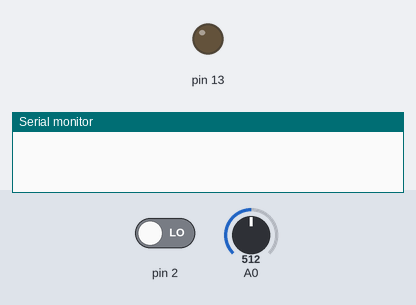
The sketch below on a simulated Arduino Uno, built with avr-gcc and run on an emulated ATmega328P. On the bench: output pins drawn as LEDs (lit = HIGH), the last lines printed to the serial monitor. Inputs (shaded band) come from the test bench; at power-on: pin 2 LOW, A0 = 512.

Above: at 1.2 s.
1.3 s: pin 2 driven HIGH
At 1.9 s:
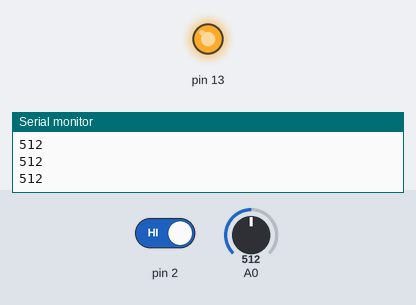
2.8 s: pin 2 driven LOW
At 3.2 s:
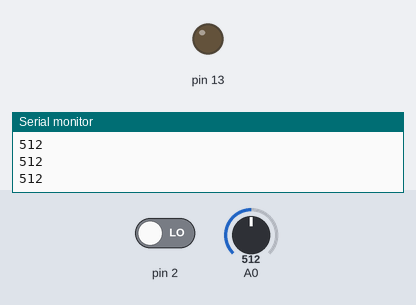
Timing chart, 0 to 5.8 s (numbered marks = the images above; inputs shaded):
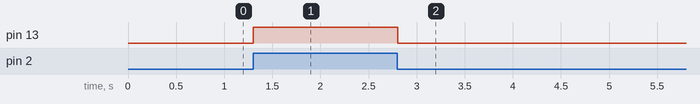

Measured:
- after the input at 1.3 s, pin 13: LOW → HIGH at once
- after the input at 2.8 s, pin 13: HIGH → LOW at once

The sketch:

analogAndDigitalSerial.ino
```cpp
// Read a pot as analog data in
// read a button as digital in
// only print pot data if button is pressed
// then turn on light if button is pressed

// bottom right leg to digital pin 2
// bottom left leg to 10k then ground
// top left to 5v --

void setup()
{
  Serial.begin(9600);
  pinMode(2, INPUT);
  pinMode(13, OUTPUT);
}

void loop()
{
  int pot = analogRead(A0);

  // first just read the sensor value
  // the put it in the if statement
  int sensorValue = digitalRead(2);

  // only read the pot if button is pressed
  // then add in digitalWrite
  if (sensorValue)
  {
    Serial.println(pot);
    digitalWrite(13, HIGH);
  }
  else
  {
    digitalWrite(13, LOW);
  }
  delay(1);
}
```
